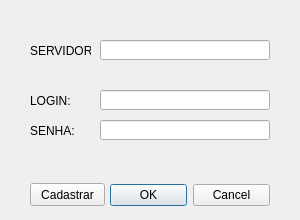
<?xml version="1.0" encoding="UTF-8"?>
<ui version="4.0">
 <class>connectServer</class>
 <widget class="QDialog" name="connectServer">
  <property name="geometry">
   <rect>
    <x>0</x>
    <y>0</y>
    <width>300</width>
    <height>220</height>
   </rect>
  </property>
  <property name="windowTitle">
   <string>Conectar à um servidor</string>
  </property>
  <property name="toolTip">
   <string/>
  </property>
  <property name="whatsThis">
   <string/>
  </property>
  <property name="accessibleDescription">
   <string/>
  </property>
  <widget class="QDialogButtonBox" name="buttonBox">
   <property name="geometry">
    <rect>
     <x>110</x>
     <y>180</y>
     <width>160</width>
     <height>30</height>
    </rect>
   </property>
   <property name="orientation">
    <enum>Qt::Horizontal</enum>
   </property>
   <property name="standardButtons">
    <set>QDialogButtonBox::Cancel|QDialogButtonBox::Ok</set>
   </property>
  </widget>
  <widget class="QLabel" name="servLabel">
   <property name="geometry">
    <rect>
     <x>30</x>
     <y>40</y>
     <width>61</width>
     <height>21</height>
    </rect>
   </property>
   <property name="text">
    <string>SERVIDOR:</string>
   </property>
  </widget>
  <widget class="QLineEdit" name="servEdit">
   <property name="geometry">
    <rect>
     <x>100</x>
     <y>40</y>
     <width>170</width>
     <height>20</height>
    </rect>
   </property>
  </widget>
  <widget class="QLabel" name="logLabel">
   <property name="geometry">
    <rect>
     <x>30</x>
     <y>90</y>
     <width>61</width>
     <height>21</height>
    </rect>
   </property>
   <property name="text">
    <string>LOGIN:</string>
   </property>
  </widget>
  <widget class="QLineEdit" name="logEdit">
   <property name="geometry">
    <rect>
     <x>100</x>
     <y>90</y>
     <width>170</width>
     <height>20</height>
    </rect>
   </property>
  </widget>
  <widget class="QLabel" name="passLabel">
   <property name="geometry">
    <rect>
     <x>30</x>
     <y>120</y>
     <width>61</width>
     <height>21</height>
    </rect>
   </property>
   <property name="text">
    <string>SENHA:</string>
   </property>
  </widget>
  <widget class="QLineEdit" name="passEdit">
   <property name="geometry">
    <rect>
     <x>100</x>
     <y>120</y>
     <width>170</width>
     <height>20</height>
    </rect>
   </property>
  </widget>
  <widget class="QPushButton" name="cadastrarButton">
   <property name="geometry">
    <rect>
     <x>30</x>
     <y>183</y>
     <width>75</width>
     <height>23</height>
    </rect>
   </property>
   <property name="text">
    <string>Cadastrar</string>
   </property>
  </widget>
 </widget>
 <resources/>
 <connections>
  <connection>
   <sender>buttonBox</sender>
   <signal>accepted()</signal>
   <receiver>connectServer</receiver>
   <slot>accept()</slot>
   <hints>
    <hint type="sourcelabel">
     <x>248</x>
     <y>254</y>
    </hint>
    <hint type="destinationlabel">
     <x>157</x>
     <y>274</y>
    </hint>
   </hints>
  </connection>
  <connection>
   <sender>buttonBox</sender>
   <signal>rejected()</signal>
   <receiver>connectServer</receiver>
   <slot>reject()</slot>
   <hints>
    <hint type="sourcelabel">
     <x>316</x>
     <y>260</y>
    </hint>
    <hint type="destinationlabel">
     <x>286</x>
     <y>274</y>
    </hint>
   </hints>
  </connection>
 </connections>
</ui>
